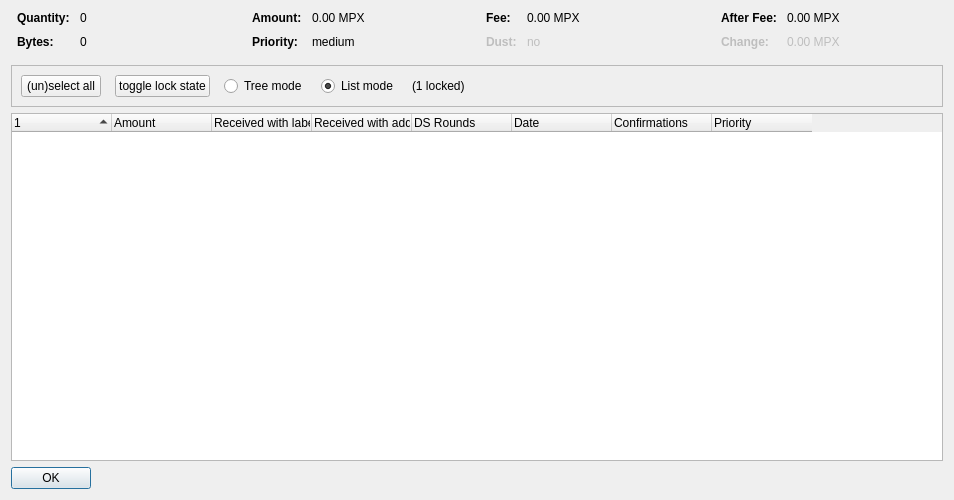
<?xml version="1.0" encoding="UTF-8"?>
<ui version="4.0">
 <class>CoinControlDialog</class>
 <widget class="QDialog" name="CoinControlDialog">
  <property name="geometry">
   <rect>
    <x>0</x>
    <y>0</y>
    <width>954</width>
    <height>500</height>
   </rect>
  </property>
  <property name="windowTitle">
   <string>Coin Selection</string>
  </property>
  <layout class="QVBoxLayout" name="verticalLayout">
   <item>
    <layout class="QHBoxLayout" name="horizontalLayoutTop" stretch="0,0,0,0">
     <property name="topMargin">
      <number>0</number>
     </property>
     <property name="bottomMargin">
      <number>10</number>
     </property>
     <item>
      <layout class="QFormLayout" name="formLayoutCoinControl1">
       <property name="horizontalSpacing">
        <number>10</number>
       </property>
       <property name="verticalSpacing">
        <number>10</number>
       </property>
       <property name="leftMargin">
        <number>6</number>
       </property>
       <property name="rightMargin">
        <number>6</number>
       </property>
       <item row="0" column="0">
        <widget class="QLabel" name="labelCoinControlQuantityText">
         <property name="font">
          <font>
           <weight>75</weight>
           <bold>true</bold>
          </font>
         </property>
         <property name="text">
          <string>Quantity:</string>
         </property>
        </widget>
       </item>
       <item row="0" column="1">
        <widget class="QLabel" name="labelCoinControlQuantity">
         <property name="cursor">
          <cursorShape>IBeamCursor</cursorShape>
         </property>
         <property name="contextMenuPolicy">
          <enum>Qt::ActionsContextMenu</enum>
         </property>
         <property name="text">
          <string notr="true">0</string>
         </property>
         <property name="textInteractionFlags">
          <set>Qt::LinksAccessibleByMouse|Qt::TextSelectableByKeyboard|Qt::TextSelectableByMouse</set>
         </property>
        </widget>
       </item>
       <item row="1" column="0">
        <widget class="QLabel" name="labelCoinControlBytesText">
         <property name="font">
          <font>
           <weight>75</weight>
           <bold>true</bold>
          </font>
         </property>
         <property name="text">
          <string>Bytes:</string>
         </property>
        </widget>
       </item>
       <item row="1" column="1">
        <widget class="QLabel" name="labelCoinControlBytes">
         <property name="cursor">
          <cursorShape>IBeamCursor</cursorShape>
         </property>
         <property name="contextMenuPolicy">
          <enum>Qt::ActionsContextMenu</enum>
         </property>
         <property name="text">
          <string notr="true">0</string>
         </property>
         <property name="textInteractionFlags">
          <set>Qt::LinksAccessibleByMouse|Qt::TextSelectableByKeyboard|Qt::TextSelectableByMouse</set>
         </property>
        </widget>
       </item>
      </layout>
     </item>
     <item>
      <layout class="QFormLayout" name="formLayoutCoinControl2">
       <property name="horizontalSpacing">
        <number>10</number>
       </property>
       <property name="verticalSpacing">
        <number>10</number>
       </property>
       <property name="leftMargin">
        <number>6</number>
       </property>
       <property name="rightMargin">
        <number>6</number>
       </property>
       <item row="0" column="0">
        <widget class="QLabel" name="labelCoinControlAmountText">
         <property name="font">
          <font>
           <weight>75</weight>
           <bold>true</bold>
          </font>
         </property>
         <property name="text">
          <string>Amount:</string>
         </property>
        </widget>
       </item>
       <item row="0" column="1">
        <widget class="QLabel" name="labelCoinControlAmount">
         <property name="cursor">
          <cursorShape>IBeamCursor</cursorShape>
         </property>
         <property name="contextMenuPolicy">
          <enum>Qt::ActionsContextMenu</enum>
         </property>
         <property name="text">
          <string notr="true">0.00 MPX</string>
         </property>
         <property name="textInteractionFlags">
          <set>Qt::LinksAccessibleByMouse|Qt::TextSelectableByKeyboard|Qt::TextSelectableByMouse</set>
         </property>
        </widget>
       </item>
       <item row="1" column="0">
        <widget class="QLabel" name="labelCoinControlPriorityText">
         <property name="font">
          <font>
           <weight>75</weight>
           <bold>true</bold>
          </font>
         </property>
         <property name="text">
          <string>Priority:</string>
         </property>
        </widget>
       </item>
       <item row="1" column="1">
        <widget class="QLabel" name="labelCoinControlPriority">
         <property name="cursor">
          <cursorShape>IBeamCursor</cursorShape>
         </property>
         <property name="contextMenuPolicy">
          <enum>Qt::ActionsContextMenu</enum>
         </property>
         <property name="text">
          <string>medium</string>
         </property>
         <property name="textInteractionFlags">
          <set>Qt::LinksAccessibleByMouse|Qt::TextSelectableByKeyboard|Qt::TextSelectableByMouse</set>
         </property>
        </widget>
       </item>
      </layout>
     </item>
     <item>
      <layout class="QFormLayout" name="formLayoutCoinControl3">
       <property name="horizontalSpacing">
        <number>10</number>
       </property>
       <property name="verticalSpacing">
        <number>10</number>
       </property>
       <property name="leftMargin">
        <number>6</number>
       </property>
       <property name="rightMargin">
        <number>6</number>
       </property>
       <item row="0" column="0">
        <widget class="QLabel" name="labelCoinControlFeeText">
         <property name="font">
          <font>
           <weight>75</weight>
           <bold>true</bold>
          </font>
         </property>
         <property name="text">
          <string>Fee:</string>
         </property>
        </widget>
       </item>
       <item row="0" column="1">
        <widget class="QLabel" name="labelCoinControlFee">
         <property name="cursor">
          <cursorShape>IBeamCursor</cursorShape>
         </property>
         <property name="contextMenuPolicy">
          <enum>Qt::ActionsContextMenu</enum>
         </property>
         <property name="text">
          <string notr="true">0.00 MPX</string>
         </property>
         <property name="textInteractionFlags">
          <set>Qt::LinksAccessibleByMouse|Qt::TextSelectableByKeyboard|Qt::TextSelectableByMouse</set>
         </property>
        </widget>
       </item>
       <item row="1" column="0">
        <widget class="QLabel" name="labelCoinControlLowOutputText">
         <property name="enabled">
          <bool>false</bool>
         </property>
         <property name="font">
          <font>
           <weight>75</weight>
           <bold>true</bold>
          </font>
         </property>
         <property name="text">
          <string>Dust:</string>
         </property>
        </widget>
       </item>
       <item row="1" column="1">
        <widget class="QLabel" name="labelCoinControlLowOutput">
         <property name="enabled">
          <bool>false</bool>
         </property>
         <property name="cursor">
          <cursorShape>IBeamCursor</cursorShape>
         </property>
         <property name="contextMenuPolicy">
          <enum>Qt::ActionsContextMenu</enum>
         </property>
         <property name="text">
          <string>no</string>
         </property>
         <property name="textInteractionFlags">
          <set>Qt::LinksAccessibleByMouse|Qt::TextSelectableByKeyboard|Qt::TextSelectableByMouse</set>
         </property>
        </widget>
       </item>
      </layout>
     </item>
     <item>
      <layout class="QFormLayout" name="formLayoutCoinControl4">
       <property name="horizontalSpacing">
        <number>10</number>
       </property>
       <property name="verticalSpacing">
        <number>10</number>
       </property>
       <property name="leftMargin">
        <number>6</number>
       </property>
       <property name="rightMargin">
        <number>6</number>
       </property>
       <item row="0" column="0">
        <widget class="QLabel" name="labelCoinControlAfterFeeText">
         <property name="font">
          <font>
           <weight>75</weight>
           <bold>true</bold>
          </font>
         </property>
         <property name="text">
          <string>After Fee:</string>
         </property>
        </widget>
       </item>
       <item row="0" column="1">
        <widget class="QLabel" name="labelCoinControlAfterFee">
         <property name="cursor">
          <cursorShape>IBeamCursor</cursorShape>
         </property>
         <property name="contextMenuPolicy">
          <enum>Qt::ActionsContextMenu</enum>
         </property>
         <property name="text">
          <string notr="true">0.00 MPX</string>
         </property>
         <property name="textInteractionFlags">
          <set>Qt::LinksAccessibleByMouse|Qt::TextSelectableByKeyboard|Qt::TextSelectableByMouse</set>
         </property>
        </widget>
       </item>
       <item row="1" column="0">
        <widget class="QLabel" name="labelCoinControlChangeText">
         <property name="enabled">
          <bool>false</bool>
         </property>
         <property name="font">
          <font>
           <weight>75</weight>
           <bold>true</bold>
          </font>
         </property>
         <property name="text">
          <string>Change:</string>
         </property>
        </widget>
       </item>
       <item row="1" column="1">
        <widget class="QLabel" name="labelCoinControlChange">
         <property name="enabled">
          <bool>false</bool>
         </property>
         <property name="cursor">
          <cursorShape>IBeamCursor</cursorShape>
         </property>
         <property name="contextMenuPolicy">
          <enum>Qt::ActionsContextMenu</enum>
         </property>
         <property name="text">
          <string notr="true">0.00 MPX</string>
         </property>
         <property name="textInteractionFlags">
          <set>Qt::LinksAccessibleByMouse|Qt::TextSelectableByKeyboard|Qt::TextSelectableByMouse</set>
         </property>
        </widget>
       </item>
      </layout>
     </item>
    </layout>
   </item>
   <item>
    <widget class="QFrame" name="frame">
     <property name="minimumSize">
      <size>
       <width>0</width>
       <height>40</height>
      </size>
     </property>
     <property name="frameShape">
      <enum>QFrame::StyledPanel</enum>
     </property>
     <property name="frameShadow">
      <enum>QFrame::Sunken</enum>
     </property>
     <layout class="QHBoxLayout" name="horizontalLayout">
      <item>
       <layout class="QHBoxLayout" name="horizontalLayoutPanel" stretch="0,0,0,0,0,0">
        <property name="spacing">
         <number>14</number>
        </property>
        <item>
         <widget class="QPushButton" name="pushButtonSelectAll">
          <property name="sizePolicy">
           <sizepolicy hsizetype="Maximum" vsizetype="Fixed">
            <horstretch>0</horstretch>
            <verstretch>0</verstretch>
           </sizepolicy>
          </property>
          <property name="text">
           <string>(un)select all</string>
          </property>
          <property name="autoDefault">
           <bool>false</bool>
          </property>
         </widget>
        </item>
        <item>
         <widget class="QPushButton" name="pushButtonToggleLock">
          <property name="sizePolicy">
           <sizepolicy hsizetype="Maximum" vsizetype="Fixed">
            <horstretch>0</horstretch>
            <verstretch>0</verstretch>
           </sizepolicy>
          </property>
          <property name="text">
           <string>toggle lock state</string>
          </property>
          <property name="autoDefault">
           <bool>false</bool>
          </property>
         </widget>
        </item>
        <item>
         <widget class="QRadioButton" name="radioTreeMode">
          <property name="sizePolicy">
           <sizepolicy hsizetype="Maximum" vsizetype="Fixed">
            <horstretch>0</horstretch>
            <verstretch>0</verstretch>
           </sizepolicy>
          </property>
          <property name="text">
           <string>Tree mode</string>
          </property>
         </widget>
        </item>
        <item>
         <widget class="QRadioButton" name="radioListMode">
          <property name="sizePolicy">
           <sizepolicy hsizetype="Maximum" vsizetype="Fixed">
            <horstretch>0</horstretch>
            <verstretch>0</verstretch>
           </sizepolicy>
          </property>
          <property name="text">
           <string>List mode</string>
          </property>
          <property name="checked">
           <bool>true</bool>
          </property>
         </widget>
        </item>
        <item>
         <widget class="QLabel" name="labelLocked">
          <property name="text">
           <string>(1 locked)</string>
          </property>
         </widget>
        </item>
        <item>
         <spacer name="horizontalSpacer">
          <property name="orientation">
           <enum>Qt::Horizontal</enum>
          </property>
          <property name="sizeHint" stdset="0">
           <size>
            <width>40</width>
            <height>20</height>
           </size>
          </property>
         </spacer>
        </item>
       </layout>
      </item>
     </layout>
    </widget>
   </item>
   <item>
    <widget class="CoinControlTreeWidget" name="treeWidget">
     <property name="contextMenuPolicy">
      <enum>Qt::CustomContextMenu</enum>
     </property>
     <property name="sortingEnabled">
      <bool>false</bool>
     </property>
     <property name="columnCount">
      <number>8</number>
     </property>
     <attribute name="headerShowSortIndicator" stdset="0">
      <bool>true</bool>
     </attribute>
     <attribute name="headerStretchLastSection">
      <bool>false</bool>
     </attribute>
     <column>
      <property name="text">
       <string/>
      </property>
     </column>
     <column>
      <property name="text">
       <string>Amount</string>
      </property>
     </column>
     <column>
      <property name="text">
       <string>Received with label</string>
      </property>
     </column>
     <column>
      <property name="text">
       <string>Received with address</string>
      </property>
     </column>
     <column>
      <property name="text">
       <string>DS Rounds</string>
      </property>
     </column>
     <column>
      <property name="text">
       <string>Date</string>
      </property>
     </column>
     <column>
      <property name="text">
       <string>Confirmations</string>
      </property>
      <property name="toolTip">
       <string>Confirmed</string>
      </property>
     </column>
     <column>
      <property name="text">
       <string>Priority</string>
      </property>
     </column>
    </widget>
   </item>
   <item>
    <widget class="QDialogButtonBox" name="buttonBox">
     <property name="sizePolicy">
      <sizepolicy hsizetype="Maximum" vsizetype="Fixed">
       <horstretch>0</horstretch>
       <verstretch>0</verstretch>
      </sizepolicy>
     </property>
     <property name="orientation">
      <enum>Qt::Horizontal</enum>
     </property>
     <property name="standardButtons">
      <set>QDialogButtonBox::Ok</set>
     </property>
    </widget>
   </item>
  </layout>
 </widget>
 <customwidgets>
  <customwidget>
   <class>CoinControlTreeWidget</class>
   <extends>QTreeWidget</extends>
   <header>coincontroltreewidget.h</header>
  </customwidget>
 </customwidgets>
 <resources/>
 <connections/>
</ui>
